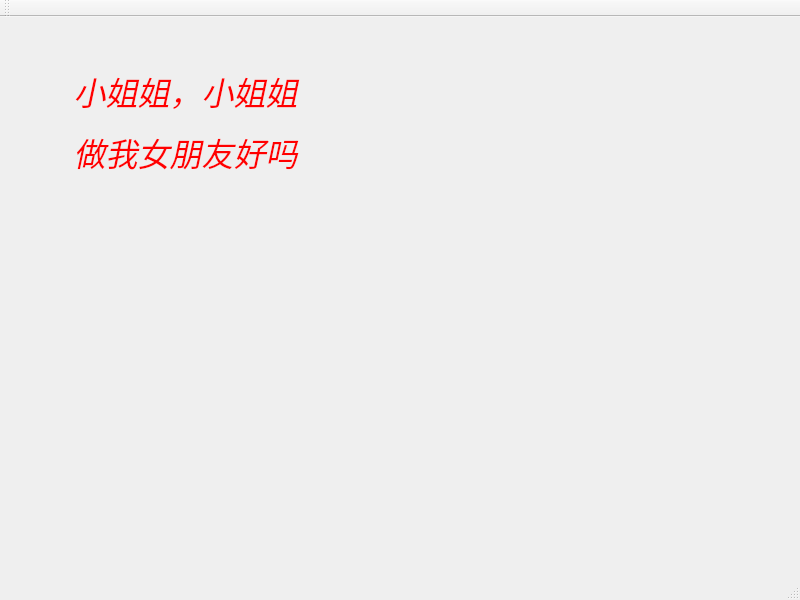
<?xml version="1.0" encoding="UTF-8"?>
<ui version="4.0">
 <class>MainWindow</class>
 <widget class="QMainWindow" name="MainWindow">
  <property name="geometry">
   <rect>
    <x>0</x>
    <y>0</y>
    <width>800</width>
    <height>600</height>
   </rect>
  </property>
  <property name="windowTitle">
   <string>MainWindow</string>
  </property>
  <widget class="QWidget" name="centralWidget">
   <widget class="QLabel" name="label">
    <property name="geometry">
     <rect>
      <x>20</x>
      <y>30</y>
      <width>331</width>
      <height>151</height>
     </rect>
    </property>
    <property name="text">
     <string>&lt;html&gt;&lt;head/&gt;&lt;body&gt;&lt;p align=&quot;center&quot;&gt;&lt;span style=&quot; font-size:24pt; font-style:italic; color:#ff0000;&quot;&gt;小姐姐，小姐姐&lt;/span&gt;&lt;/p&gt;&lt;p align=&quot;center&quot;&gt;&lt;span style=&quot; font-size:24pt; font-style:italic; color:#ff0000;&quot;&gt;做我女朋友好吗&lt;/span&gt;&lt;/p&gt;&lt;/body&gt;&lt;/html&gt;</string>
    </property>
   </widget>
   <widget class="QLabel" name="label_2">
    <property name="geometry">
     <rect>
      <x>10</x>
      <y>160</y>
      <width>390</width>
      <height>240</height>
     </rect>
    </property>
    <property name="text">
     <string/>
    </property>
   </widget>
   <widget class="QLabel" name="label_3">
    <property name="geometry">
     <rect>
      <x>370</x>
      <y>60</y>
      <width>421</width>
      <height>341</height>
     </rect>
    </property>
    <property name="text">
     <string/>
    </property>
   </widget>
  </widget>
  <widget class="QMenuBar" name="menuBar">
   <property name="geometry">
    <rect>
     <x>0</x>
     <y>0</y>
     <width>800</width>
     <height>23</height>
    </rect>
   </property>
  </widget>
  <widget class="QToolBar" name="mainToolBar">
   <attribute name="toolBarArea">
    <enum>TopToolBarArea</enum>
   </attribute>
   <attribute name="toolBarBreak">
    <bool>false</bool>
   </attribute>
  </widget>
  <widget class="QStatusBar" name="statusBar"/>
 </widget>
 <layoutdefault spacing="6" margin="11"/>
 <resources/>
 <connections/>
</ui>
